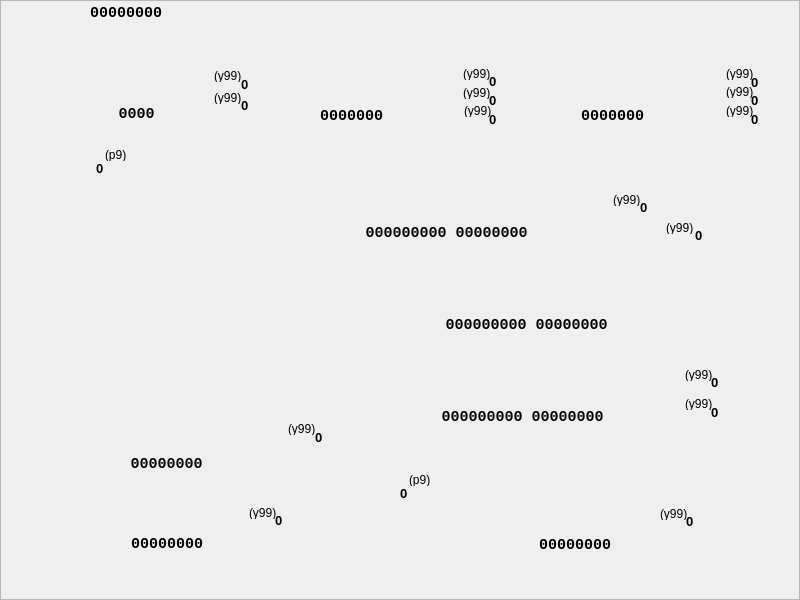
<?xml version="1.0" encoding="UTF-8"?>
<ui version="4.0">
 <class>CFzusWay3Widget</class>
 <widget class="QWidget" name="CFzusWay3Widget">
  <property name="geometry">
   <rect>
    <x>0</x>
    <y>0</y>
    <width>800</width>
    <height>600</height>
   </rect>
  </property>
  <property name="sizePolicy">
   <sizepolicy hsizetype="Fixed" vsizetype="Fixed">
    <horstretch>0</horstretch>
    <verstretch>0</verstretch>
   </sizepolicy>
  </property>
  <property name="minimumSize">
   <size>
    <width>800</width>
    <height>600</height>
   </size>
  </property>
  <property name="maximumSize">
   <size>
    <width>800</width>
    <height>600</height>
   </size>
  </property>
  <property name="windowTitle">
   <string>Form</string>
  </property>
  <property name="styleSheet">
   <string notr="true">QFrame{border-image: url(:/div/fzus/alu3.png);}</string>
  </property>
  <widget class="QFrame" name="frame">
   <property name="geometry">
    <rect>
     <x>0</x>
     <y>0</y>
     <width>800</width>
     <height>600</height>
    </rect>
   </property>
   <property name="frameShape">
    <enum>QFrame::StyledPanel</enum>
   </property>
   <property name="frameShadow">
    <enum>QFrame::Raised</enum>
   </property>
   <widget class="QLabel" name="mRg1WrVal">
    <property name="geometry">
     <rect>
      <x>489</x>
      <y>92</y>
      <width>21</width>
      <height>16</height>
     </rect>
    </property>
    <property name="font">
     <font>
      <pointsize>10</pointsize>
      <weight>75</weight>
      <bold>true</bold>
     </font>
    </property>
    <property name="styleSheet">
     <string notr="true">border-image:none;</string>
    </property>
    <property name="text">
     <string notr="true">0</string>
    </property>
   </widget>
   <widget class="QLabel" name="mBd1OutVal">
    <property name="geometry">
     <rect>
      <x>275</x>
      <y>512</y>
      <width>21</width>
      <height>16</height>
     </rect>
    </property>
    <property name="font">
     <font>
      <pointsize>10</pointsize>
      <weight>75</weight>
      <bold>true</bold>
     </font>
    </property>
    <property name="styleSheet">
     <string notr="true">border-image:none;</string>
    </property>
    <property name="text">
     <string notr="true">0</string>
    </property>
   </widget>
   <widget class="QLabel" name="mRg2Val">
    <property name="geometry">
     <rect>
      <x>557</x>
      <y>106</y>
      <width>111</width>
      <height>20</height>
     </rect>
    </property>
    <property name="font">
     <font>
      <family>Courier New</family>
      <pointsize>11</pointsize>
      <weight>75</weight>
      <bold>true</bold>
     </font>
    </property>
    <property name="styleSheet">
     <string notr="true">border-image:none;</string>
    </property>
    <property name="text">
     <string notr="true">0000000</string>
    </property>
    <property name="alignment">
     <set>Qt::AlignCenter</set>
    </property>
   </widget>
   <widget class="QLabel" name="mCt1IncVal">
    <property name="geometry">
     <rect>
      <x>241</x>
      <y>97</y>
      <width>21</width>
      <height>16</height>
     </rect>
    </property>
    <property name="font">
     <font>
      <pointsize>10</pointsize>
      <weight>75</weight>
      <bold>true</bold>
     </font>
    </property>
    <property name="styleSheet">
     <string notr="true">border-image:none;</string>
    </property>
    <property name="text">
     <string notr="true">0</string>
    </property>
   </widget>
   <widget class="QLabel" name="mRg1WrHint">
    <property name="geometry">
     <rect>
      <x>463</x>
      <y>86</y>
      <width>46</width>
      <height>13</height>
     </rect>
    </property>
    <property name="styleSheet">
     <string notr="true">border-image:none;</string>
    </property>
    <property name="text">
     <string notr="true">(y99)</string>
    </property>
   </widget>
   <widget class="QLabel" name="mRg3RstVal">
    <property name="geometry">
     <rect>
      <x>711</x>
      <y>374</y>
      <width>21</width>
      <height>16</height>
     </rect>
    </property>
    <property name="font">
     <font>
      <pointsize>10</pointsize>
      <weight>75</weight>
      <bold>true</bold>
     </font>
    </property>
    <property name="styleSheet">
     <string notr="true">border-image:none;</string>
    </property>
    <property name="text">
     <string notr="true">0</string>
    </property>
   </widget>
   <widget class="QLabel" name="mCt1Out3Hint">
    <property name="geometry">
     <rect>
      <x>105</x>
      <y>148</y>
      <width>46</width>
      <height>13</height>
     </rect>
    </property>
    <property name="styleSheet">
     <string notr="true">border-image:none;</string>
    </property>
    <property name="text">
     <string notr="true">(p9)</string>
    </property>
   </widget>
   <widget class="QLabel" name="mBd1OutHint">
    <property name="geometry">
     <rect>
      <x>249</x>
      <y>506</y>
      <width>40</width>
      <height>13</height>
     </rect>
    </property>
    <property name="styleSheet">
     <string notr="true">border-image:none;</string>
    </property>
    <property name="text">
     <string notr="true">(y99)</string>
    </property>
   </widget>
   <widget class="QLabel" name="mSm1OutVal">
    <property name="geometry">
     <rect>
      <x>426</x>
      <y>315</y>
      <width>201</width>
      <height>20</height>
     </rect>
    </property>
    <property name="font">
     <font>
      <family>Courier New</family>
      <pointsize>11</pointsize>
      <weight>75</weight>
      <bold>true</bold>
     </font>
    </property>
    <property name="styleSheet">
     <string notr="true">border-image:none;</string>
    </property>
    <property name="text">
     <string notr="true">000000000 00000000</string>
    </property>
    <property name="alignment">
     <set>Qt::AlignCenter</set>
    </property>
   </widget>
   <widget class="QLabel" name="mRg2RstHint">
    <property name="geometry">
     <rect>
      <x>726</x>
      <y>67</y>
      <width>46</width>
      <height>13</height>
     </rect>
    </property>
    <property name="styleSheet">
     <string notr="true">border-image:none;</string>
    </property>
    <property name="text">
     <string notr="true">(y99)</string>
    </property>
   </widget>
   <widget class="QLabel" name="mRg3WrHint">
    <property name="geometry">
     <rect>
      <x>685</x>
      <y>397</y>
      <width>46</width>
      <height>13</height>
     </rect>
    </property>
    <property name="styleSheet">
     <string notr="true">border-image:none;</string>
    </property>
    <property name="text">
     <string notr="true">(y99)</string>
    </property>
   </widget>
   <widget class="QLabel" name="mRg2RstVal">
    <property name="geometry">
     <rect>
      <x>751</x>
      <y>74</y>
      <width>21</width>
      <height>16</height>
     </rect>
    </property>
    <property name="font">
     <font>
      <pointsize>10</pointsize>
      <weight>75</weight>
      <bold>true</bold>
     </font>
    </property>
    <property name="styleSheet">
     <string notr="true">border-image:none;</string>
    </property>
    <property name="text">
     <string notr="true">0</string>
    </property>
   </widget>
   <widget class="QLabel" name="mRg1ShrHint">
    <property name="geometry">
     <rect>
      <x>464</x>
      <y>104</y>
      <width>46</width>
      <height>13</height>
     </rect>
    </property>
    <property name="styleSheet">
     <string notr="true">border-image:none;</string>
    </property>
    <property name="text">
     <string notr="true">(y99)</string>
    </property>
   </widget>
   <widget class="QLabel" name="mRg3WrVal">
    <property name="geometry">
     <rect>
      <x>711</x>
      <y>404</y>
      <width>21</width>
      <height>16</height>
     </rect>
    </property>
    <property name="font">
     <font>
      <pointsize>10</pointsize>
      <weight>75</weight>
      <bold>true</bold>
     </font>
    </property>
    <property name="styleSheet">
     <string notr="true">border-image:none;</string>
    </property>
    <property name="text">
     <string notr="true">0</string>
    </property>
   </widget>
   <widget class="QLabel" name="mDVal">
    <property name="geometry">
     <rect>
      <x>90</x>
      <y>5</y>
      <width>101</width>
      <height>16</height>
     </rect>
    </property>
    <property name="font">
     <font>
      <family>Courier New</family>
      <pointsize>11</pointsize>
      <weight>75</weight>
      <bold>true</bold>
     </font>
    </property>
    <property name="styleSheet">
     <string notr="true">border-image:none;</string>
    </property>
    <property name="text">
     <string notr="true">00000000</string>
    </property>
   </widget>
   <widget class="QLabel" name="mRg3RstHint">
    <property name="geometry">
     <rect>
      <x>685</x>
      <y>368</y>
      <width>46</width>
      <height>13</height>
     </rect>
    </property>
    <property name="styleSheet">
     <string notr="true">border-image:none;</string>
    </property>
    <property name="text">
     <string notr="true">(y99)</string>
    </property>
   </widget>
   <widget class="QLabel" name="mBd2OutHint">
    <property name="geometry">
     <rect>
      <x>660</x>
      <y>507</y>
      <width>46</width>
      <height>13</height>
     </rect>
    </property>
    <property name="styleSheet">
     <string notr="true">border-image:none;</string>
    </property>
    <property name="text">
     <string notr="true">(y99)</string>
    </property>
   </widget>
   <widget class="QLabel" name="mBd2Val">
    <property name="geometry">
     <rect>
      <x>530</x>
      <y>537</y>
      <width>90</width>
      <height>16</height>
     </rect>
    </property>
    <property name="font">
     <font>
      <family>Courier New</family>
      <pointsize>11</pointsize>
      <weight>75</weight>
      <bold>true</bold>
     </font>
    </property>
    <property name="styleSheet">
     <string notr="true">border-image:none;</string>
    </property>
    <property name="text">
     <string notr="true">00000000</string>
    </property>
    <property name="alignment">
     <set>Qt::AlignCenter</set>
    </property>
   </widget>
   <widget class="QLabel" name="mCt1Out3Val">
    <property name="geometry">
     <rect>
      <x>96</x>
      <y>160</y>
      <width>21</width>
      <height>16</height>
     </rect>
    </property>
    <property name="font">
     <font>
      <pointsize>10</pointsize>
      <weight>75</weight>
      <bold>true</bold>
     </font>
    </property>
    <property name="styleSheet">
     <string notr="true">border-image:none;</string>
    </property>
    <property name="text">
     <string notr="true">0</string>
    </property>
   </widget>
   <widget class="QLabel" name="mCt1WrHint">
    <property name="geometry">
     <rect>
      <x>214</x>
      <y>69</y>
      <width>46</width>
      <height>13</height>
     </rect>
    </property>
    <property name="styleSheet">
     <string notr="true">border-image:none;</string>
    </property>
    <property name="text">
     <string notr="true">(y99)</string>
    </property>
   </widget>
   <widget class="QLabel" name="mCt1Val">
    <property name="geometry">
     <rect>
      <x>91</x>
      <y>104</y>
      <width>91</width>
      <height>20</height>
     </rect>
    </property>
    <property name="font">
     <font>
      <family>Courier New</family>
      <pointsize>11</pointsize>
      <weight>75</weight>
      <bold>true</bold>
     </font>
    </property>
    <property name="styleSheet">
     <string notr="true">border-image:none;</string>
    </property>
    <property name="text">
     <string notr="true">0000</string>
    </property>
    <property name="alignment">
     <set>Qt::AlignCenter</set>
    </property>
   </widget>
   <widget class="QLabel" name="mRg1ShrVal">
    <property name="geometry">
     <rect>
      <x>489</x>
      <y>111</y>
      <width>21</width>
      <height>16</height>
     </rect>
    </property>
    <property name="font">
     <font>
      <pointsize>10</pointsize>
      <weight>75</weight>
      <bold>true</bold>
     </font>
    </property>
    <property name="styleSheet">
     <string notr="true">border-image:none;</string>
    </property>
    <property name="text">
     <string notr="true">0</string>
    </property>
   </widget>
   <widget class="QLabel" name="mBd1Val">
    <property name="geometry">
     <rect>
      <x>122</x>
      <y>536</y>
      <width>90</width>
      <height>16</height>
     </rect>
    </property>
    <property name="font">
     <font>
      <family>Courier New</family>
      <pointsize>11</pointsize>
      <weight>75</weight>
      <bold>true</bold>
     </font>
    </property>
    <property name="styleSheet">
     <string notr="true">border-image:none;</string>
    </property>
    <property name="text">
     <string notr="true">00000000</string>
    </property>
    <property name="alignment">
     <set>Qt::AlignCenter</set>
    </property>
   </widget>
   <widget class="QLabel" name="mRg3Val">
    <property name="geometry">
     <rect>
      <x>397</x>
      <y>407</y>
      <width>251</width>
      <height>20</height>
     </rect>
    </property>
    <property name="font">
     <font>
      <family>Courier New</family>
      <pointsize>11</pointsize>
      <weight>75</weight>
      <bold>true</bold>
     </font>
    </property>
    <property name="styleSheet">
     <string notr="true">border-image:none;</string>
    </property>
    <property name="text">
     <string notr="true">000000000 00000000</string>
    </property>
    <property name="alignment">
     <set>Qt::AlignCenter</set>
    </property>
   </widget>
   <widget class="QLabel" name="mCt1WrVal">
    <property name="geometry">
     <rect>
      <x>241</x>
      <y>76</y>
      <width>21</width>
      <height>16</height>
     </rect>
    </property>
    <property name="font">
     <font>
      <pointsize>10</pointsize>
      <weight>75</weight>
      <bold>true</bold>
     </font>
    </property>
    <property name="styleSheet">
     <string notr="true">border-image:none;</string>
    </property>
    <property name="text">
     <string notr="true">0</string>
    </property>
   </widget>
   <widget class="QLabel" name="mCt1IncHint">
    <property name="geometry">
     <rect>
      <x>214</x>
      <y>91</y>
      <width>46</width>
      <height>13</height>
     </rect>
    </property>
    <property name="styleSheet">
     <string notr="true">border-image:none;</string>
    </property>
    <property name="text">
     <string notr="true">(y99)</string>
    </property>
   </widget>
   <widget class="QLabel" name="mRg1Val">
    <property name="geometry">
     <rect>
      <x>291</x>
      <y>106</y>
      <width>121</width>
      <height>20</height>
     </rect>
    </property>
    <property name="font">
     <font>
      <family>Courier New</family>
      <pointsize>11</pointsize>
      <weight>75</weight>
      <bold>true</bold>
     </font>
    </property>
    <property name="styleSheet">
     <string notr="true">border-image:none;</string>
    </property>
    <property name="text">
     <string notr="true">0000000</string>
    </property>
    <property name="alignment">
     <set>Qt::AlignCenter</set>
    </property>
   </widget>
   <widget class="QLabel" name="mBd2OutVal">
    <property name="geometry">
     <rect>
      <x>686</x>
      <y>513</y>
      <width>21</width>
      <height>16</height>
     </rect>
    </property>
    <property name="font">
     <font>
      <pointsize>10</pointsize>
      <weight>75</weight>
      <bold>true</bold>
     </font>
    </property>
    <property name="styleSheet">
     <string notr="true">border-image:none;</string>
    </property>
    <property name="text">
     <string notr="true">0</string>
    </property>
   </widget>
   <widget class="QLabel" name="mXor1Val">
    <property name="geometry">
     <rect>
      <x>341</x>
      <y>223</y>
      <width>211</width>
      <height>20</height>
     </rect>
    </property>
    <property name="font">
     <font>
      <family>Courier New</family>
      <pointsize>11</pointsize>
      <weight>75</weight>
      <bold>true</bold>
     </font>
    </property>
    <property name="styleSheet">
     <string notr="true">border-image:none;</string>
    </property>
    <property name="text">
     <string notr="true">000000000 00000000</string>
    </property>
    <property name="alignment">
     <set>Qt::AlignCenter</set>
    </property>
   </widget>
   <widget class="QLabel" name="mXor1NotVal">
    <property name="geometry">
     <rect>
      <x>640</x>
      <y>199</y>
      <width>21</width>
      <height>16</height>
     </rect>
    </property>
    <property name="font">
     <font>
      <pointsize>10</pointsize>
      <weight>75</weight>
      <bold>true</bold>
     </font>
    </property>
    <property name="styleSheet">
     <string notr="true">border-image:none;</string>
    </property>
    <property name="text">
     <string notr="true">0</string>
    </property>
   </widget>
   <widget class="QLabel" name="mXor1NotHint">
    <property name="geometry">
     <rect>
      <x>613</x>
      <y>193</y>
      <width>40</width>
      <height>13</height>
     </rect>
    </property>
    <property name="styleSheet">
     <string notr="true">border-image:none;</string>
    </property>
    <property name="text">
     <string notr="true">(y99)</string>
    </property>
   </widget>
   <widget class="QLabel" name="mRg4Val">
    <property name="geometry">
     <rect>
      <x>106</x>
      <y>454</y>
      <width>121</width>
      <height>20</height>
     </rect>
    </property>
    <property name="font">
     <font>
      <family>Courier New</family>
      <pointsize>11</pointsize>
      <weight>75</weight>
      <bold>true</bold>
     </font>
    </property>
    <property name="styleSheet">
     <string notr="true">border-image:none;</string>
    </property>
    <property name="text">
     <string notr="true">00000000</string>
    </property>
    <property name="alignment">
     <set>Qt::AlignCenter</set>
    </property>
   </widget>
   <widget class="QLabel" name="mRg4ShlVal">
    <property name="geometry">
     <rect>
      <x>315</x>
      <y>429</y>
      <width>21</width>
      <height>16</height>
     </rect>
    </property>
    <property name="font">
     <font>
      <pointsize>10</pointsize>
      <weight>75</weight>
      <bold>true</bold>
     </font>
    </property>
    <property name="styleSheet">
     <string notr="true">border-image:none;</string>
    </property>
    <property name="text">
     <string notr="true">0</string>
    </property>
   </widget>
   <widget class="QLabel" name="mRg4ShlHint">
    <property name="geometry">
     <rect>
      <x>288</x>
      <y>422</y>
      <width>46</width>
      <height>13</height>
     </rect>
    </property>
    <property name="styleSheet">
     <string notr="true">border-image:none;</string>
    </property>
    <property name="text">
     <string notr="true">(y99)</string>
    </property>
   </widget>
   <widget class="QLabel" name="mSm1CHint">
    <property name="geometry">
     <rect>
      <x>666</x>
      <y>221</y>
      <width>46</width>
      <height>13</height>
     </rect>
    </property>
    <property name="styleSheet">
     <string notr="true">border-image:none;</string>
    </property>
    <property name="text">
     <string notr="true">(y99)</string>
    </property>
   </widget>
   <widget class="QLabel" name="mSm1CVal">
    <property name="geometry">
     <rect>
      <x>695</x>
      <y>227</y>
      <width>21</width>
      <height>16</height>
     </rect>
    </property>
    <property name="font">
     <font>
      <pointsize>10</pointsize>
      <weight>75</weight>
      <bold>true</bold>
     </font>
    </property>
    <property name="styleSheet">
     <string notr="true">border-image:none;</string>
    </property>
    <property name="text">
     <string notr="true">0</string>
    </property>
   </widget>
   <widget class="QLabel" name="mRg2WrVal">
    <property name="geometry">
     <rect>
      <x>751</x>
      <y>92</y>
      <width>21</width>
      <height>16</height>
     </rect>
    </property>
    <property name="font">
     <font>
      <pointsize>10</pointsize>
      <weight>75</weight>
      <bold>true</bold>
     </font>
    </property>
    <property name="styleSheet">
     <string notr="true">border-image:none;</string>
    </property>
    <property name="text">
     <string notr="true">0</string>
    </property>
   </widget>
   <widget class="QLabel" name="mRg2WrHint">
    <property name="geometry">
     <rect>
      <x>726</x>
      <y>85</y>
      <width>46</width>
      <height>13</height>
     </rect>
    </property>
    <property name="styleSheet">
     <string notr="true">border-image:none;</string>
    </property>
    <property name="text">
     <string notr="true">(y99)</string>
    </property>
   </widget>
   <widget class="QLabel" name="mRg2ShrHint">
    <property name="geometry">
     <rect>
      <x>726</x>
      <y>104</y>
      <width>46</width>
      <height>13</height>
     </rect>
    </property>
    <property name="styleSheet">
     <string notr="true">border-image:none;</string>
    </property>
    <property name="text">
     <string notr="true">(y99)</string>
    </property>
   </widget>
   <widget class="QLabel" name="mRg2ShrVal">
    <property name="geometry">
     <rect>
      <x>751</x>
      <y>111</y>
      <width>21</width>
      <height>16</height>
     </rect>
    </property>
    <property name="font">
     <font>
      <pointsize>10</pointsize>
      <weight>75</weight>
      <bold>true</bold>
     </font>
    </property>
    <property name="styleSheet">
     <string notr="true">border-image:none;</string>
    </property>
    <property name="text">
     <string notr="true">0</string>
    </property>
   </widget>
   <widget class="QLabel" name="mRg1RstVal">
    <property name="geometry">
     <rect>
      <x>489</x>
      <y>73</y>
      <width>21</width>
      <height>16</height>
     </rect>
    </property>
    <property name="font">
     <font>
      <pointsize>10</pointsize>
      <weight>75</weight>
      <bold>true</bold>
     </font>
    </property>
    <property name="styleSheet">
     <string notr="true">border-image:none;</string>
    </property>
    <property name="text">
     <string notr="true">0</string>
    </property>
   </widget>
   <widget class="QLabel" name="mRg1RstHint">
    <property name="geometry">
     <rect>
      <x>463</x>
      <y>67</y>
      <width>46</width>
      <height>13</height>
     </rect>
    </property>
    <property name="styleSheet">
     <string notr="true">border-image:none;</string>
    </property>
    <property name="text">
     <string notr="true">(y99)</string>
    </property>
   </widget>
   <widget class="QLabel" name="mRg3Out16Val">
    <property name="geometry">
     <rect>
      <x>400</x>
      <y>485</y>
      <width>21</width>
      <height>16</height>
     </rect>
    </property>
    <property name="font">
     <font>
      <pointsize>10</pointsize>
      <weight>75</weight>
      <bold>true</bold>
     </font>
    </property>
    <property name="styleSheet">
     <string notr="true">border-image:none;</string>
    </property>
    <property name="text">
     <string notr="true">0</string>
    </property>
   </widget>
   <widget class="QLabel" name="mRg3Out16Hint">
    <property name="geometry">
     <rect>
      <x>409</x>
      <y>473</y>
      <width>46</width>
      <height>13</height>
     </rect>
    </property>
    <property name="styleSheet">
     <string notr="true">border-image:none;</string>
    </property>
    <property name="text">
     <string notr="true">(p9)</string>
    </property>
   </widget>
  </widget>
 </widget>
 <resources/>
 <connections/>
</ui>
